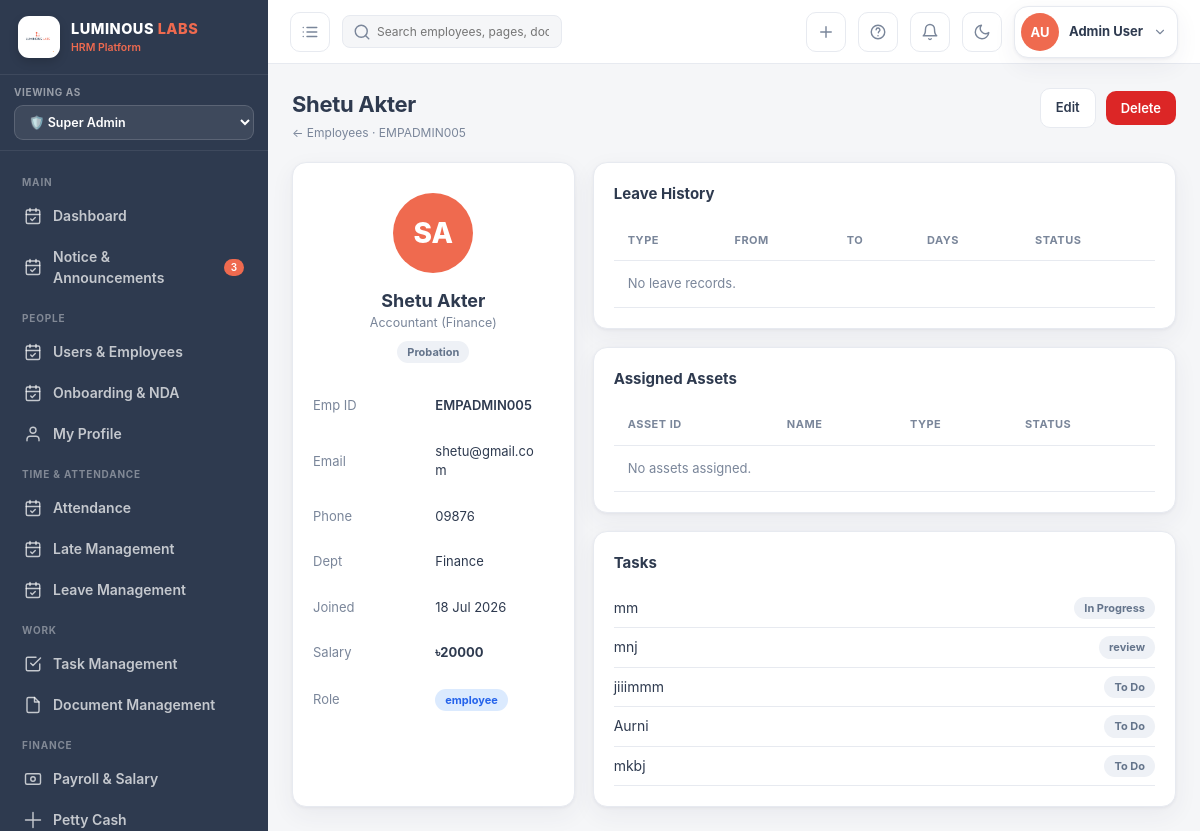
Page /employees/10/ (signed in) on the earlier database version.
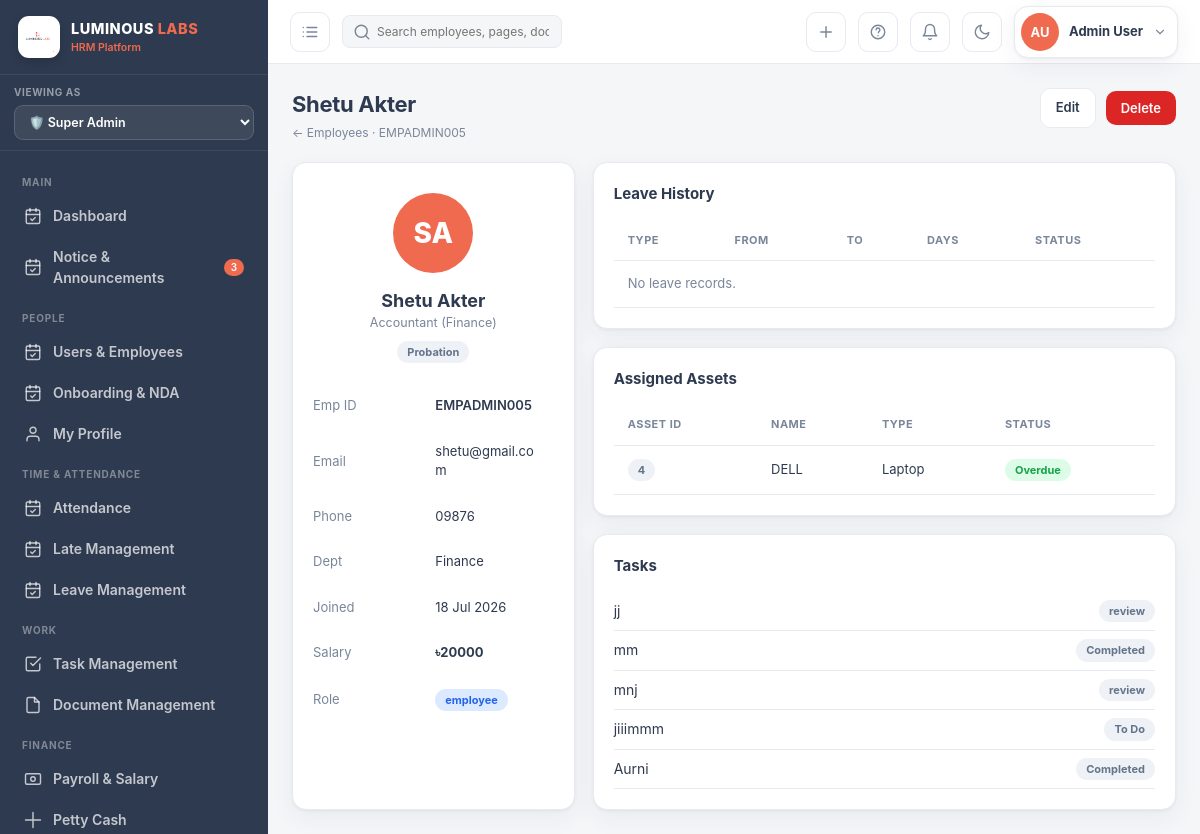
Same page on the later database version.
### hrm_app/models.py (models this page shows, shortened)
class Task(models.Model):
    PRIORITY_CHOICES = [
        ("Low", "Low"),
        ("Medium", "Medium"),
        ("High", "High"),
        ("Critical", "Critical"),
    ]
    title = models.CharField(
        max_length=200
    )
    project = models.ForeignKey(
        Project,
        on_delete=models.CASCADE,
        related_name="tasks"
    )
    assignee = models.ForeignKey(
        Employee,
        on_delete=models.CASCADE,
        related_name="tasks"
    )
    due_date = models.DateField()
    priority = models.CharField(
        max_length=10,
        choices=PRIORITY_CHOICES,
        default="Medium"
    )
    status = models.ForeignKey(
        TaskStatus,
        on_delete=models.PROTECT,
        related_name="tasks"
    )
    progress = models.PositiveIntegerField(
        default=0
    )
    description = models.TextField(
        blank=True
    )
    color = models.CharField(
        max_length=7,
        default="#FF6B00",
        help_text="Task card color"
    )
    created_at = models.DateTimeField(
        auto_now_add=True
    )
    class Meta:
        ordering = ["-created_at"]

class TaskStatus(models.Model):
    project = models.ForeignKey(
        Project,
        on_delete=models.CASCADE,
        related_name="task_statuses"
    )
    name = models.CharField(
        max_length=50
    )
    color = models.CharField(
        max_length=7,
        default="#6B7280",
        help_text="Kanban column color in hex format"
    )
    order = models.PositiveIntegerField(
        default=0,
        help_text="Order of the status on the Kanban board"
    )
    active = models.BooleanField(
        default=True
    )
    class Meta:
        ordering = ["order", "id"]
        constraints = [
            models.UniqueConstraint(
                fields=["project", "name"],
                name="unique_task_status_per_project"
            )
        ]
    def __str__(self):
        return self.name

class Asset(models.Model):
    TYPE_CHOICES   = [
        ('Laptop', 'Laptop'), ('Monitor', 'Monitor'), ('Mobile', 'Mobile'),
        ('Accessory', 'Accessory'), ('Furniture', 'Furniture'), ('Other', 'Other'),
    ]
    STATUS_CHOICES = [
        ('Available', 'Available'), ('In Use', 'In Use'), ('Overdue', 'Overdue'),
        ('Maintenance', 'Maintenance'), ('Retired', 'Retired'),
    ]
    asset_id     = models.CharField(max_length=30, unique=True)
    name         = models.CharField(max_length=200)
    asset_type   = models.CharField(max_length=20, choices=TYPE_CHOICES)
    serial_no    = models.CharField(max_length=100, blank=True)
    assigned_to  = models.ForeignKey(Employee, null=True, blank=True, on_delete=models.SET_NULL, related_name='assets')
    assigned_on  = models.DateField(null=True, blank=True)
    status       = models.CharField(max_length=15, choices=STATUS_CHOICES, default='Available')
    purchase_date = models.DateField(null=True, blank=True)
    purchase_cost = models.DecimalField(max_digits=10, decimal_places=2, null=True, blank=True)
    note         = models.TextField(blank=True)

### hrm_app/views.py (the view)
@login_required
def user_detail(request, pk):
    emp = get_object_or_404(Employee, pk=pk)
    if request.user.role == Role.EMPLOYEE:
        if emp.user != request.user:
            raise PermissionDenied
    is_my_profile = (request.user == emp.user)
    leaves = LeaveRequest.objects.filter(employee=emp)[:5]
    assets = Asset.objects.filter(assigned_to=emp)
    tasks = Task.objects.filter(assignee=emp)[:5]
    payslips = Payslip.objects.filter(employee=emp)[:3]
    return render(request, 'hrm/user_detail.html', _ctx(
        request,
        emp=emp,
        leaves=leaves,
        assets=assets,
        tasks=tasks,
        payslips=payslips,
        is_my_profile=is_my_profile
    ))

### hrm_app/context_processors.py (called while the page is built, shortened)
def role_menu_permissions(request):
    allowed_menus = []
    if request.user.is_authenticated:
        if request.user.role == "super_admin":
          allowed_menus = []
    return {
        "allowed_menus": allowed_menus
    }

### hrm_app/models.py (called while the page is built)
    def __str__(self):
        return self.name

    def __str__(self):
        return f"{self.title} ({self.department})"

### hrm_app/views.py (called while the page is built)
def _ctx(request, **kw):
    view_role = request.GET.get('view_role', request.user.role)
    ctx = {'user': request.user, 'today': date.today(), 'view_role': view_role}
    unread_leaves = LeaveRequest.objects.filter(status='Pending').count()
    ctx['unread_leaves'] = unread_leaves
    if request.user.role == 'super_admin':
        ctx['allowed_menus'] = [key for key, _ in UserPermission.MODULE_CHOICES]
    else:
        ctx['allowed_menus'] = list(UserPermission.objects.filter(
            user=request.user,
            can_view=True
        ).values_list('module', flat=True))
    ctx.update(kw)
    return ctx

### hrm_app/templates/hrm/user_detail.html (shortened to what the changed rows need)
{% extends 'hrm/base.html' %}
{% block content %}
<div class="page-head">
  <div>
    <h1>{{ emp.user.get_full_name }}</h1>
  </div>
</div>
<div class="grid cols-3">
  <div class="card pad" style="grid-column:span 1">
    <div style="text-align:center;padding:10px 0 20px">
      <h2 style="font-size:18px">{{ emp.user.get_full_name }}</h2>
    </div>
  </div>
  <div style="grid-column:span 2;display:flex;flex-direction:column;gap:18px">
    <div class="card pad">
      <table>
        <thead><tr><th>Type</th><th>From</th><th>To</th><th>Days</th><th>Status</th></tr></thead>
      </table>
    </div>
    <div class="card pad">
      <table>
        <thead><tr><th>Asset ID</th><th>Name</th><th>Type</th><th>Status</th></tr></thead>
        <tbody>
        {% for a in assets %}
        <tr>
          <td><span class="tag t-gray">{{ a.asset_id }}</span></td>
          <td>{{ a.name }}</td><td>{{ a.asset_type }}</td>
          <td><span class="tag t-green">{{ a.status }}</span></td>
        </tr>
        {% empty %}<tr><td colspan="4" style="color:var(--muted)">No assets assigned.</td></tr>{% endfor %}
        </tbody>
      </table>
    </div>
    <div class="card pad">
      {% for t in tasks %}
      <div style="display:flex;justify-content:space-between;padding:8px 0;border-bottom:1px solid var(--line)">
        <span>{{ t.title }}</span>
        <span class="tag t-{% if t.status == 'Done' %}green{% elif t.status == 'In Progress' %}blue{% else %}gray{% endif %}">{{ t.status }}</span>
      </div>
      {% empty %}<p class="sub">No tasks.</p>{% endfor %}
    </div>
  </div>
</div>
{% endblock %}

Differences in the rows shown:
no longer on this page (row unchanged): Task: title "mkbj", status "To Do"
added Asset: asset_id "4", name "DELL", asset_type "Laptop", status "Overdue"
added Task: title "jj", status "review"
changed Task "mm": status "In Progress" → "Completed"
changed Task "Aurni": status "To Do" → "Completed"
Other differences:
text no longer shown: "No assets assigned."
